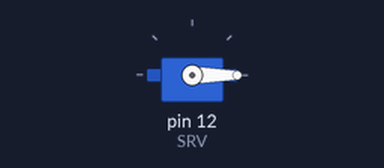
Simulated run of this program. Board: Raspberry Pi (header pin numbers). Parts: servo. Servo angles are drawn from the pulse width (0.5 ms = 0°, 2.5 ms = 180°).

Above: at 0.05 s.
At 4.15 s:
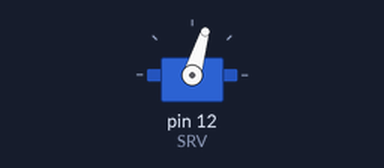
At 8.25 s:
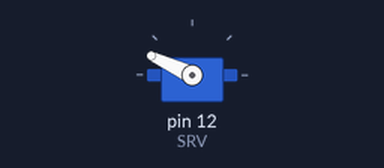
At 16.55 s:
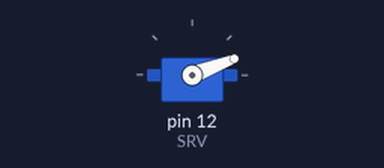
Timing chart, 0 to 23.4 s (numbered marks = the images above):
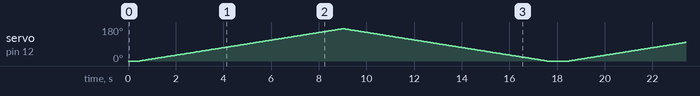

The program:

Motor_03_servo.py
```python
# coding: utf-8

#GPIO 라이브러리 임포트
import RPi.GPIO as GPIO

#time 라이브러리 임포트
import time

# 핀 번호 할당 방법은 커넥터 핀 번호로 설정
GPIO.setmode(GPIO.BOARD)

# 핀 번호 할당
SRV = 12

# 출력 핀으로 설정
GPIO.setup(SRV, GPIO.OUT)

# 주파수 설정
freq = 50.0

# PWM 객체 인스턴스 생성
# 출력 핀: SRV, 주파수: freq
p = GPIO.PWM(SRV, freq)

# PWM 신호 출력 시작
p.start(100)

# 예외 처리
try:
   # 무한 반복
   while 1:
        # for deg in range(2, 13, 1):
        #     p.ChangeDutyCycle( deg  )
        #     time.sleep(1)
        # for deg in range(12, 1, -1):
        #     p.ChangeDutyCycle( deg  )
        #     time.sleep(1)
        for i in range(0, 180):
            dc = 1.0/18.0*i+2
            p.ChangeDutyCycle(dc)
            time.sleep(0.05)
        for i in range(180, 0, -1):
            dc = 1.0/18.0*i+2
            p.ChangeDutyCycle(dc)
            time.sleep(0.05)


# 키보드 예외 검출
except KeyboardInterrupt:
   # 아무것도 하지 않음
   pass

# PWM 정지
p.stop()

# GPIO 개방
GPIO.cleanup()
```
